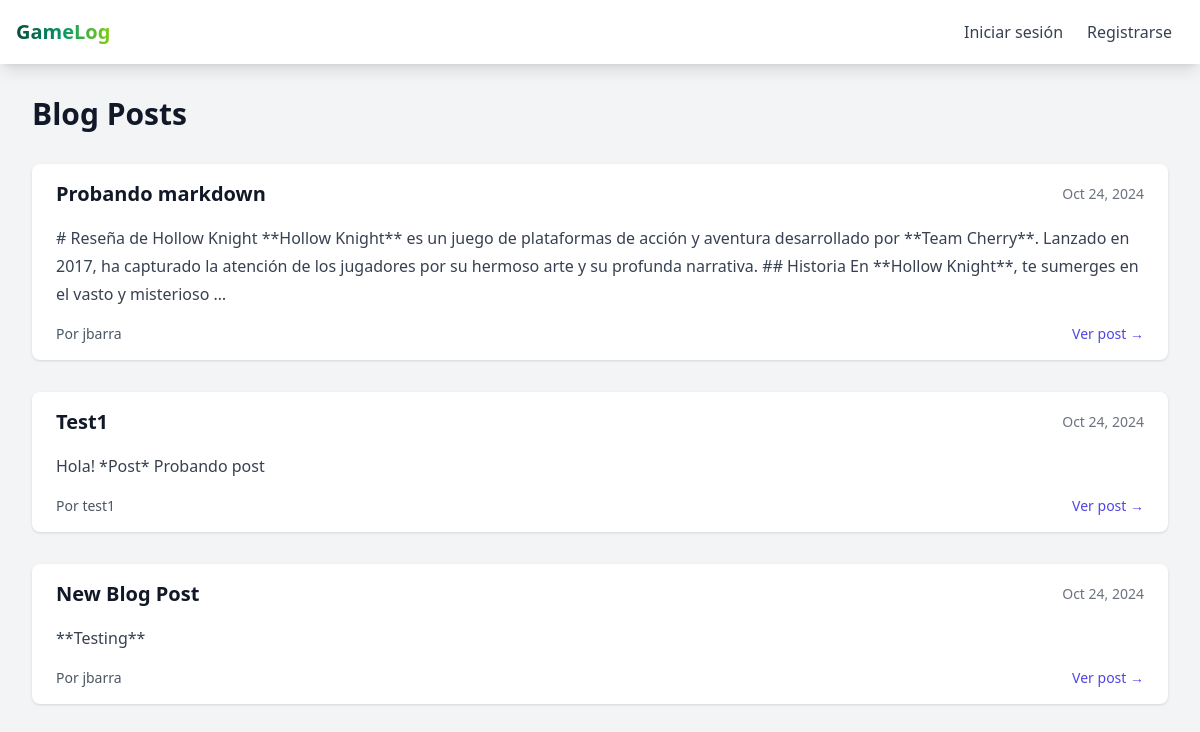
Screenshot of /blog/ with the database file from the repository.
### blog/models.py (models this page shows, shortened)
class BlogPost(models.Model):
    title = models.CharField(max_length=200)
    content = models.TextField()
    author = models.ForeignKey(User, on_delete=models.CASCADE)
    created_at = models.DateTimeField(auto_now_add=True)
    updated_at = models.DateTimeField(auto_now=True)

### users/models.py (models this page shows, shortened)
class User(AbstractUser):
    bio = models.TextField(max_length=500, blank=True)
    profile_image = models.ImageField(upload_to='profile_pics/', blank=True)

### blog/views.py (the view)
# urls.py: path('', BlogListView.as_view(), name='list'),
class BlogListView(ListView):
    model = BlogPost
    template_name = 'blog/list.html'
    context_object_name = 'posts'
    ordering = ['-created_at']
    paginate_by = 10

### templates/blog/list.html (shortened to what this page needs)
{% extends 'base.html' %}
{% block content %}
<div class="max-w-7xl mx-auto px-4 sm:px-6 lg:px-8 py-8">
    <div class="flex justify-between items-center mb-8">
        <h1 class="text-3xl font-bold text-gray-900">Blog Posts</h1>
    </div>
    <div class="space-y-8">
        {% for post in posts %}
        <article class="bg-white shadow rounded-lg overflow-hidden">
            <div class="px-6 py-4">
                <div class="flex items-center justify-between mb-4">
                    <h2 class="text-xl font-semibold text-gray-900">
                        <a href="{% url 'detail' post.pk %}" class="hover:text-indigo-600">
                            {{ post.title }}
                        </a>
                    </h2>
                    <span class="text-sm text-gray-500">{{ post.created_at|date:"M d, Y" }}</span>
                </div>
                <div class="prose max-w-none">
                    {{ post.content|truncatewords:50 }}
                </div>
                <div class="mt-4 flex items-center justify-between">
                    <div class="flex items-center">
                        <span class="text-sm text-gray-600">Por {{ post.author.username }}</span>
                    </div>
                    <a href="{% url 'detail' post.pk %}" class="text-sm text-indigo-600 hover:text-indigo-500">
                        Ver post →
                    </a>
                </div>
            </div>
        </article>
        {% empty %}
        <div class="text-center py-12">
            <p class="text-gray-500">Aún no hay posts.</p>
        </div>
        {% endfor %}
    </div>
</div>
{% endblock %}

### rows the page displays
BlogPost: title "Probando markdown", created_at "Oct 24, 2024", content "# Reseña de Hollow Knight **Hollow Knight** es un juego de plataformas de acción y aventura desarrollado por **Team Cherry**. Lanzado en 2017, ha capturado la atención de los jugadores por su hermoso arte y su profunda narrativa. ## Historia En **Hollow Knight**, te sumerges en el vasto y misterioso …", author.username "jbarra"
BlogPost: title "Test1", created_at "Oct 24, 2024", content "Hola! *Post* Probando post", author.username "test1"
BlogPost: title "New Blog Post", created_at "Oct 24, 2024", content "**Testing**", author.username "jbarra"
